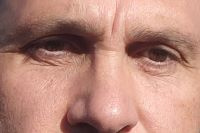
#> input picture GC_VISION/DATA/gc_face.jpg, 200 x 133 px, given in place of the camera
$ python main_gemini.py
#> lines starting #> are read from the running program, lines starting #| are printed output that depends on the picture; after the words box and inside, x2 and y2 are one past the last pixel; in counts of white or black regions, pixels touching at a corner belong together
import cv2
import numpy as np
import config_gemini as config # Importiamo il nostro file di configurazione locale

def main():
    # Inizializzazione Webcam usando il parametro da config
    cap = cv2.VideoCapture(config.CAMERA_INDEX)

    if not cap.isOpened():
        print(f"ERRORE: Webcam con indice {config.CAMERA_INDEX} non trovata.")
        return

    print("--- SISTEMA DI VISIONE MODULARE AVVIATO ---")
    print("Premi 'ESC' per uscire.")

    while True:
        ret, frame = cap.read()
#> frame is the input picture: shape (133, 200, 3); mean B, G, R 123, 136.5, 183.6

        # --- DISEGNO ASSI CARTESIANI (ORIGINE 0,0 IN ALTO A SINISTRA) ---
        height, width = frame.shape[:2]
#> height = 133; width = 200

        # Disegna Asse X (Orizzontale in alto)
        cv2.line(frame, (0, 5), (width, 5), config.COLOR_AXES, 2)
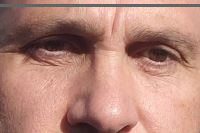
#> frame: shape (133, 200, 3); 2.26% of pixels changed, all inside (x1, y1, x2, y2) = (0, 4, 200, 7)
        cv2.putText(frame, "X", (width - 25, 25),
                    cv2.FONT_HERSHEY_SIMPLEX, 0.7, config.COLOR_AXES, 2)

        # Disegna Asse Y (Verticale a sinistra)
        cv2.line(frame, (5, 0), (5, height), config.COLOR_AXES, 2)
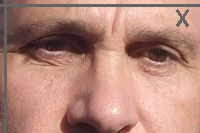
#> frame: shape (133, 200, 3); mean B, G, R 121.9, 134.9, 180.1
        cv2.putText(frame, "Y", (15, height - 15),
                    cv2.FONT_HERSHEY_SIMPLEX, 0.7, config.COLOR_AXES, 2)
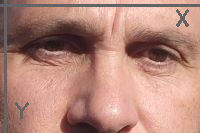
#> frame: shape (133, 200, 3); 0.28% of pixels changed, all inside (x1, y1, x2, y2) = (15, 102, 29, 120)

        # Segnaposto Origine (0,0)
        cv2.putText(frame, "(0,0)", (12, 25),
                    cv2.FONT_HERSHEY_SIMPLEX, 0.5, config.COLOR_AXES, 1)
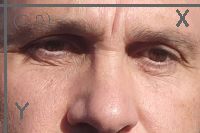
#> frame: shape (133, 200, 3); 0.36% of pixels changed, all inside (x1, y1, x2, y2) = (14, 13, 50, 30)

        if not ret: break

        # 1. TRASFORMAZIONE COLORE
        # Convertiamo in HSV per isolare meglio l'oggetto bianco
        hsv = cv2.cvtColor(frame, cv2.COLOR_BGR2HSV)
#> hsv: shape (133, 200, 3); mean H, S, V 14.3, 84.7, 179.8

        # 2. CREAZIONE MASCHERA
        # Usiamo i range definiti nel file config
        lower = np.array(config.LOWER_WHITE)
        upper = np.array(config.UPPER_WHITE)
        mask = cv2.inRange(hsv, lower, upper)
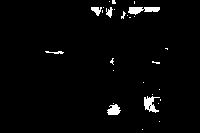
#> mask: shape (133, 200); 2.4% white; 28 white regions (22 under 20 px), largest, box (x1, y1, x2, y2) and area: (128, 7, 160, 15) 164, (144, 96, 160, 113) 144, (107, 104, 121, 115) 106, (91, 7, 102, 16) 59, (106, 7, 113, 18) 44, (45, 51, 64, 54) 34

        # 3. FILTRAGGIO MORFOLOGICO
        # Rimuove piccoli punti bianchi (rumore) per pulire la maschera
        kernel = np.ones((5, 5), np.uint8)
        mask = cv2.morphologyEx(mask, cv2.MORPH_OPEN, kernel)
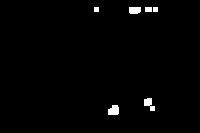
#> mask: shape (133, 200); 1.3% white; 6 white regions

        # 4. RICERCA CONTORNI
        contours, _ = cv2.findContours(mask, cv2.RETR_EXTERNAL, cv2.CHAIN_APPROX_SIMPLE)
#> contours = 6 contours, 2 with area under 20; largest, box (x1, y1, x2, y2) and area: (108, 105, 119, 115) 75, (129, 7, 141, 14) 62, (144, 98, 155, 111) 61, (145, 7, 152, 12) 24

        if contours:
            # Identifichiamo il contorno più grande nell'inquadratura
            c = max(contours, key=cv2.contourArea)
#> c = contour of 12 points, box (x1, y1, x2, y2) (108, 105, 119, 115), area 75
            area = cv2.contourArea(c)
#> area = 75

            # Filtriamo per area minima (da config)
            if area > config.MIN_AREA:
                # --- CALCOLO DIMENSIONI E ORIENTAMENTO ---
                # Trova il rettangolo ruotato che racchiude l'oggetto
                rect = cv2.minAreaRect(c)
                (cx, cy), (w_px, h_px), angle = rect

                # Conversione dimensioni: Pixel -> Millimetri
                width_mm = round(w_px * config.PIXEL_TO_MM, 1)
                height_mm = round(h_px * config.PIXEL_TO_MM, 1)

                # Otteniamo i 4 angoli del rettangolo per poterlo disegnare
                box = cv2.boxPoints(rect)
                box = np.int0(box) # Converte in interi per il disegno

                # --- DISEGNO E FEEDBACK ---
                # 1. Disegna il rettangolo ruotato (Giallo)
                cv2.drawContours(frame, [box], 0, (0, 255, 255), 2)

                # 2. Disegna il mirino centrale (Rosso)
                cv2.drawMarker(frame, (int(cx), int(cy)), config.COLOR_POINTER, cv2.MARKER_CROSS, 20, 2)

                # 3. Scrivi le dimensioni reali sopra l'oggetto
                testo_dim = f"W: {width_mm}mm  H: {height_mm}mm"
                cv2.putText(frame, testo_dim, (int(cx) - 80, int(cy) + 40),
                            cv2.FONT_HERSHEY_SIMPLEX, 0.5, (0, 255, 255), 2)

                # 4. Scrivi l'angolo di rotazione (utile per la pinza del robot)
                cv2.putText(frame, f"Ang: {round(angle, 1)}deg", (int(cx) - 80, int(cy) + 60),
                            cv2.FONT_HERSHEY_SIMPLEX, 0.5, (255, 100, 0), 2)


                # Calcolo dei Momenti per trovare il centro geometrico (Baricentro)
                # La formula matematica è: Cx = M10/M00, Cy = M01/M00
                M = cv2.moments(c)
                if M["m00"] != 0:
                    cx = int(M["m10"] / M["m00"])
                    cy = int(M["m01"] / M["m00"])

                    # Conversione Coordinate: Pixel -> Millimetri
                    mm_x = round(cx * config.PIXEL_TO_MM, 1)
                    mm_y = round(cy * config.PIXEL_TO_MM, 1)

                    # --- DISEGNO E FEEDBACK ---
                    # Disegna il contorno e il mirino (croce)
                    cv2.drawContours(frame, [c], -1, config.COLOR_CONTOUR, 2)
                    cv2.drawMarker(frame, (cx, cy), config.COLOR_POINTER, cv2.MARKER_CROSS, 20, 2)

                    # Scrivi coordinate sull'immagine
                    testo = f"X:{mm_x}mm Y:{mm_y}mm"
                    cv2.putText(frame, testo, (cx - 60, cy - 25),
                                cv2.FONT_HERSHEY_SIMPLEX, 0.6, config.COLOR_TEXT, 2)

                    # Output in console per debugging/Arduino
                    print(f"Oggetto Rilevato -> X: {mm_x}mm, Y: {mm_y}mm (Area: {int(area)}px) | {width_mm}x{height_mm} mm | Angolo: {round(angle, 1)}°")

                    # Output console
                    #print(f"Rilevato: {width_mm}x{height_mm} mm | Angolo: {round(angle, 1)}°")

        # Visualizzazione finestre
        cv2.imshow("Visione Robotica (Frame)", frame)
        # cv2.imshow("Maschera Binaria (Debug)", mask) # Utile per vedere cosa "capisce" l'algoritmo
        #0xFF == ord('q')
        if cv2.waitKey(1) & 0xFF == 27:
#> (key q is pressed here)
            break

    cap.release()
    cv2.destroyAllWindows()

if __name__ == "__main__":
    main()

$ run again, on GC_VISION/DATA/real_chessboard.jpg
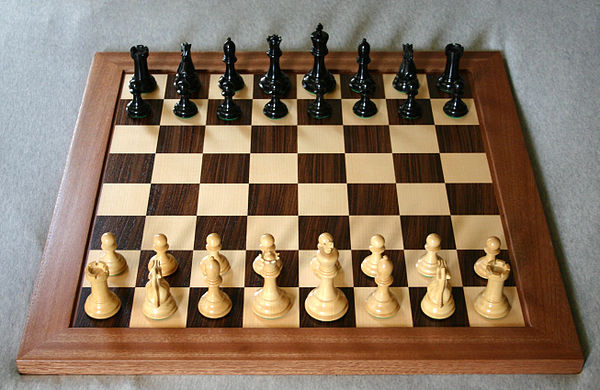
#> input picture GC_VISION/DATA/real_chessboard.jpg, 600 x 390 px, given in place of the camera
#> in main, frame is the input picture: shape (390, 600, 3); mean B, G, R 98.1, 117.7, 137.5
#> hsv: shape (390, 600, 3); mean H, S, V 38.4, 100.5, 139.8
#> in main, `mask = cv2.morphologyEx(mask, cv2.MORPH_OPEN, kernel)`:
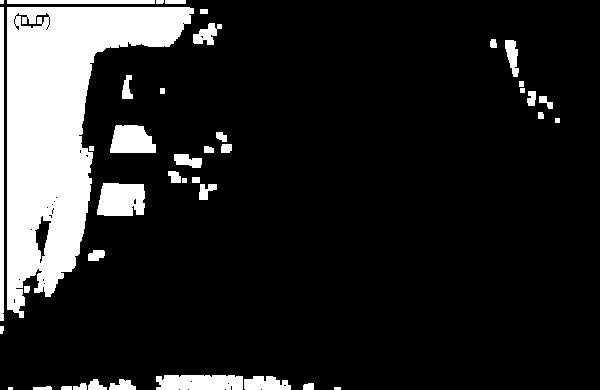
#> mask: shape (390, 600); 14.9% white; 42 white regions (2 under 20 px)
#> contours = 42 contours, 8 with area under 20; largest, box (x1, y1, x2, y2) and area: (7, 7, 194, 318) 25638, (97, 183, 145, 216) 1329, (156, 375, 243, 390) 1135, (110, 125, 156, 153) 990, (0, 7, 4, 321) 938
#> c = contour of 242 points, box (x1, y1, x2, y2) (7, 7, 194, 318), area 25638
#> area = 25638.5
#> rect = ((100, 162), (310, 186), -90)
#> in main, `(cx, cy), (w_px, h_px), angle = rect`: cx = 100; cy = 162; w_px = 310; h_px = 186; angle = -90
#> width_mm = 155
#> height_mm = 93
#> box = [[193, 317], [7, 317], [7, 7], [193, 7]]
#> testo_dim = 'W: 155.0mm  H: 93.0mm'
#> M = moments, m00 25638.5, centre m10/m00, m01/m00 = (58.69, 126.6)
#> in main, `cx = int(M["m10"] / M["m00"])`: cx = 58
#> in main, `cy = int(M["m01"] / M["m00"])`: cy = 126
#> mm_x = 29
#> mm_y = 63
#> testo = 'X:29.0mm Y:63.0mm'
#> in main, `cv2.putText(frame, testo, (cx - 60, cy - 25), cv2.FONT_HERSHEY_SIMPLEX..`:
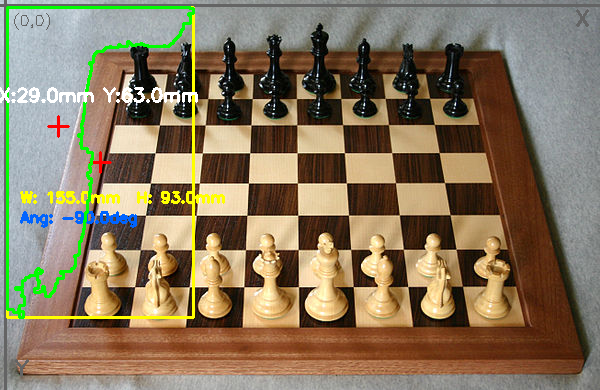
#> frame: shape (390, 600, 3); mean B, G, R 94.7, 120, 135.9
#| Oggetto Rilevato -> X: 29.0mm, Y: 63.0mm (Area: 25638px) | 155.0x93.0 mm | Angolo: -90.0°
